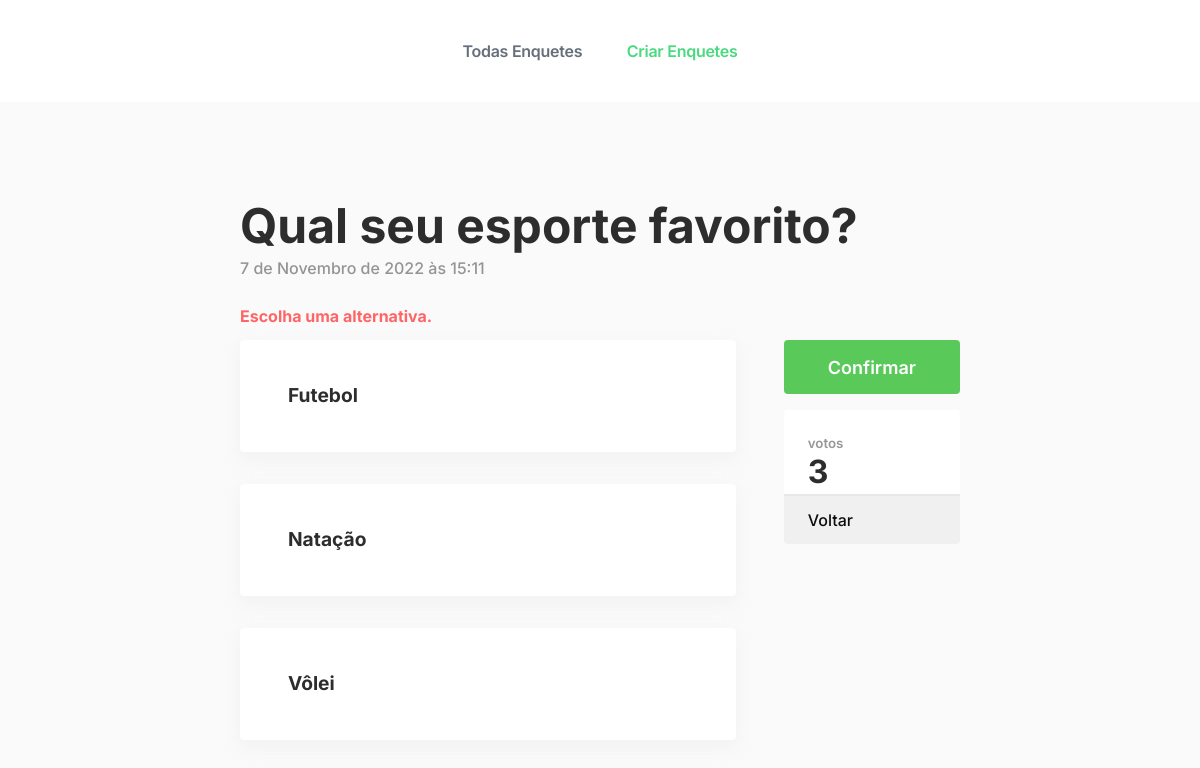
The app's page /enquetes/1/vote/ with its own data.
### mysite/enquetes/models.py (models this page shows, shortened)
class Question(models.Model):
    question_text = models.CharField(max_length=200)
    pub_date = models.DateTimeField('date published',default=timezone.now())
    all_votes = models.IntegerField(default=0)
    category = models.CharField(max_length=100, default="")

class Choice(models.Model):
    question = models.ForeignKey(Question, on_delete=models.CASCADE)
    choice_text = models.CharField(max_length=200)
    votes = models.IntegerField(default=0)

### mysite/enquetes/views.py (the view, shortened to what this page needs)
# urls.py: path('<int:question_id>/vote/', views.vote, name='vote'),
def vote(request, question_id):
    question = get_object_or_404(Question, pk=question_id)
    try:
        selected_choice = question.choice_set.get(pk=request.POST['choice'])
    except (KeyError, Choice.DoesNotExist):
        return render(request, 'enquetes/detail.html', {
            'question': question,
            'error_message': "Escolha uma alternativa.",
        })

### mysite/enquetes/templates/enquetes/detail.html (shortened to what this page needs)
<!DOCTYPE html>
<html>
<head>
    {% load static %}
    <link rel="stylesheet" href="{% static 'enquetes/style_detail.css' %}">
    <link rel="stylesheet" href="{% static 'enquetes/nav.css' %}">
    <link rel="stylesheet" href="{% static 'enquetes/colors.css' %}">
</head>
<body>
    <nav class="nav">
        <div class="nav-center">
            <a href="{% url 'enquetes:index' %}" class="nav--link colorGrey">Todas Enquetes</a>
            <a href="{% url 'enquetes:create' %}" class="nav--link colorGreen">Criar Enquetes</a>
        </div>
    </nav>
    <main class="main">
        <section class="main-section">
            <form action="{% url 'enquetes:vote' question.id %}" method="post">
                <header>
                    <h1 class="title">{{ question.question_text }}</h1>
                    <p class="subtitle">{{ question.pub_date }}</p>
                </header>
                <div class="div">
                    <main>
                        {% if error_message %}<p class="erro"><strong>{{ error_message }}</strong></p>{% endif %}
                        {% for choice in question.choice_set.all %}
                        <div class="choice" onclick="choice({{ forloop.counter }})">
                            <label for="choice{{ forloop.counter }}">{{ choice.choice_text }}</label>
                        </div>
                        {% endfor %}
                    </main>
                    <aside>
                        <input class="submitbutton" type="submit" value="Confirmar">
                        <div class="votes">
                            <div class="div_votes">
                                <p>votos</p>
                                <h1>{{ question.all_votes }}</h1>
                            </div>
                            <a href="{% url 'enquetes:index' %}">
                                <div class="div_back">
                                    <p>Voltar</p>
                                </div>
                            </a>
                        </div>
                    </aside>
                </div>
            </form>
        </section>
    </main>
</body>
</html>

### mysite/enquetes/static/enquetes/style_detail.css (style rules this page uses)
.main-section { width: 60%; }
.main header { display: flex; gap: 10px; flex-direction: column; margin-bottom: 4em; }
.main header .title { font-size: -webkit-xxx-large; font-weight: 700; margin: 0; }
.main header .subtitle { font-weight: 500; color: #0d0d0d6e; margin: 0; }
.main .div { display: flex; flex-direction: row; justify-content: space-between; gap: 3em; }
.main .div main { display: flex; flex-direction: column; gap: 2em; width: 100%; }
.main .div main .choice { height: 7em; border-radius: 4px; background: white; box-shadow: #dedede47 0px 7px 20px 0px; padding: 0em 3em; display: flex; align-items: center; flex-direction: row; justify-content: flex-start; cursor: pointer; }
.main .div main .erro { margin: -2em 0em; position: absolute; color: #ff6565; }
.main .div main .choice label { font-size: larger; font-weight: 700; }
.main .div aside { width: 16em; display: flex; flex-direction: column; gap: 1em; }
.main .div aside .submitbutton { width: 100%; height: 3em; background: #59ca59; color: white; font-family: inter, sans-serif; font-weight: 600; font-size: large; border: none; border-radius: 4px; cursor: pointer; }
.main .div aside .votes { width: 100%; background: #ffffff; border-radius: 4px; }
.main .div aside .votes .div_votes { border-bottom: solid 2px #e8e8e8; padding: 0px 1.5em; display: flex; flex-direction: column; justify-content: flex-end; }
.main .div aside .votes .div_votes p { margin: 0; padding-top: 2em; font-weight: 600; font-size: smaller; color: #0d0d0d6e; }
.main .div aside .votes .div_votes h1 { margin: 6px 0px; font-size: xx-large; }
.main .div aside .votes .div_back { height: 3em; font-weight: 500; border: none; border-radius: 0 0 4px 4px; cursor: pointer; display: flex; justify-content: flex-start; align-items: center; padding: 0px 1.5em; background: #f0f0f0; }
a { text-decoration: none; color: #0d0d0d; }

### mysite/enquetes/static/enquetes/nav.css (style rules this page uses)
body { -webkit-font-smoothing: antialiased; background-color: #FAFAFA; color: #2D2D2D; font-family: 'Inter', sans-serif; line-height: 1; word-wrap: break-word; margin: 0; padding: 0; transition: background-color 0.5s ease; overflow-x: hidden; }
.nav { float: left; width: -webkit-fill-available; background-color: #FFF; padding: 27px 25px; height: 48px; }
.nav-center { position: absolute; left: 50%; width: 400px; margin-left: -200px; text-align: center; }
.nav--link { font-size: 16px; font-weight: 600; letter-spacing: -0.26px; line-height: 16px; text-decoration: none solid rgb(102, 111, 122); text-align: center; word-spacing: 0px; padding: 16px; display: inline-block; margin: 0px 4px; }
.main { float: left; width: 100%; padding: 100px 0px; display: flex; justify-content: center; }

### mysite/enquetes/static/enquetes/colors.css (style rules this page uses)
.colorGreen { color: #4AD97F; }
.colorGrey { color: #666F7A; }
a { transition: background 0.5s ease, color 0.5s ease; }

### records on screen
Question: question_text "Qual seu esporte favorito?", pub_date "7 de Novembro de 2022 às 15:11", all_votes "3"
Choice: choice_text "Futebol"
Choice: choice_text "Natação"
Choice: choice_text "Vôlei"

### other values on screen
{{ error_message }} "Escolha uma alternativa."
